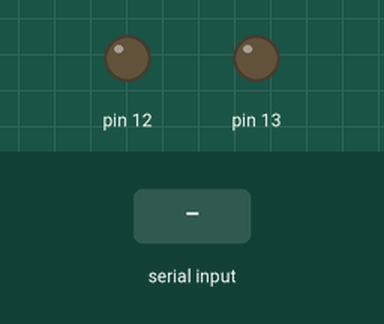
Bench run of a sketch on a simulated Arduino Uno, built with avr-gcc and run on an emulated ATmega328P. Parts: output pins drawn as LEDs (lit = HIGH). The inputs (shaded band) are chosen by the test bench. What the sketch prints to the serial monitor is not drawn.

Above: at 1.2 s.
1.3 s: "a" received over Serial
At 2.2 s:
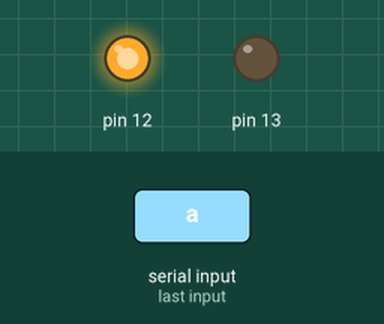
2.8 s: "c" received over Serial
At 3.3 s:
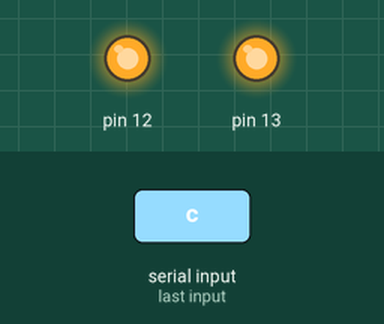
4.3 s: "b" received over Serial
At 5.5 s:
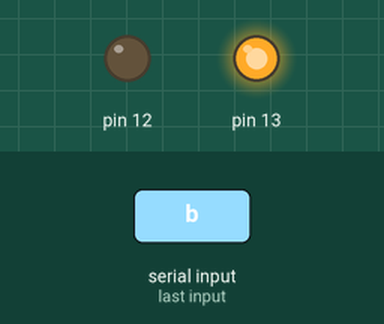
5.8 s: "d" received over Serial
At 6.8 s:
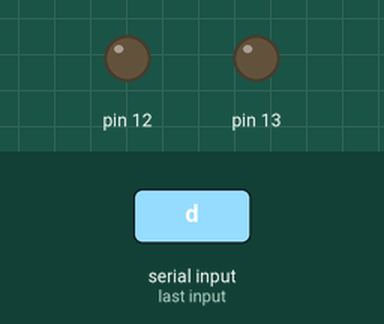
Timing chart, 0 to 8.3 s (numbered marks = the images above; inputs shaded):
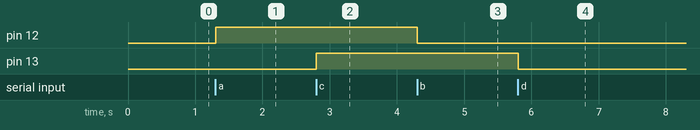

The sketch:

VestTester.ino
```cpp
bool heaterSwitch = false;
bool moterSwitch = false;

void setup() {
  // put your setup code here, to run once:
  Serial.begin(115200);
  pinMode(13,OUTPUT); //モーター
  pinMode(12,OUTPUT); //ヒーター
}

void loop() {
  // put your main code here, to run repeatedly:
  GetSerial();
  Moter();
  Heater();
}

void GetSerial(){
  if(Serial.available() > 0){
    char cmd = Serial.read();
    switch(cmd){
      case'a':  //ヒーター　オン
      heaterSwitch = true;
      break;
      case'b':  //ヒーター　オフ
      heaterSwitch = false;
      break;
      case'c':
      moterSwitch = true;
      break;
      case'd':
      moterSwitch = false;
      break;
    }
  }
}

void Moter(){
  switch(moterSwitch){
    case true:
    digitalWrite(13, HIGH);
    Serial.println("Moter_ON");
    break;
    case false:
    digitalWrite(13, LOW);
    Serial.println("Moter_OFF");
    break;
  }
}

void Heater(){
  switch(heaterSwitch){
    case true:
    digitalWrite(12, HIGH);
    Serial.println("Heater_ON");
    break;
    case false:
    digitalWrite(12, LOW);
    Serial.println("Heater_OFF");
    break;
  }
}
```

Measured:
- after the input at 1.3 s, pin 12: LOW → HIGH at once
- after the input at 2.8 s, pin 13: LOW → HIGH at once
- after the input at 4.3 s, pin 12: HIGH → LOW at once
- after the input at 5.8 s, pin 13: HIGH → LOW at once
